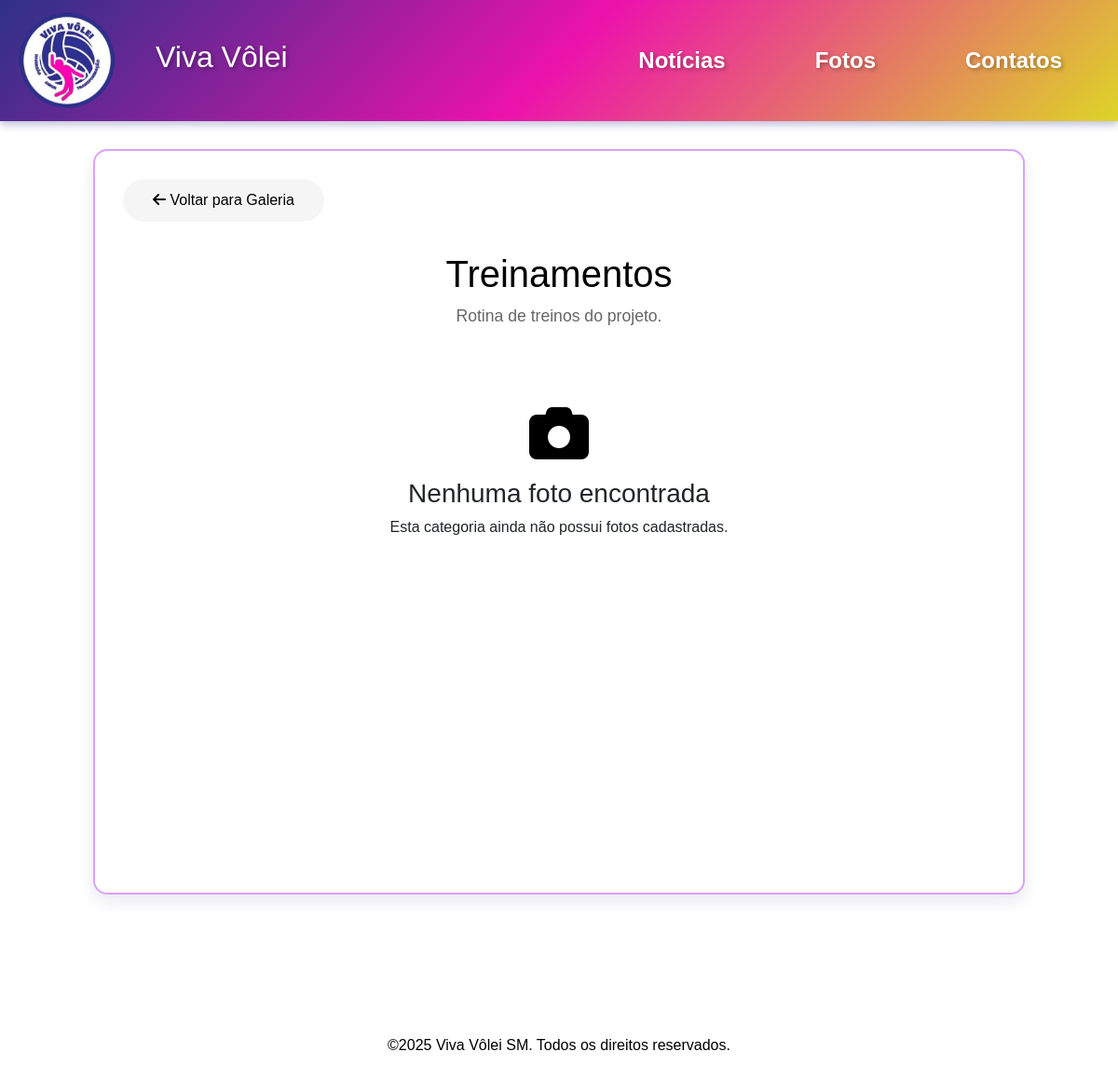
The app's page /galeria-categoria.php?id=5 with its own data.
### tables this page shows
CREATE TABLE `categorias_fotos` (
  `id` int NOT NULL AUTO_INCREMENT,
  `nome` varchar(100) NOT NULL,
  `slug` varchar(100) NOT NULL,
  `descricao` text,
  `imagem_capa` varchar(255) DEFAULT NULL,
  `created_at` timestamp NOT NULL DEFAULT CURRENT_TIMESTAMP,
  `updated_at` timestamp NOT NULL DEFAULT CURRENT_TIMESTAMP ON UPDATE CURRENT_TIMESTAMP,
  PRIMARY KEY (`id`),
  UNIQUE KEY `slug` (`slug`)
);

### src/ConexaoMysql.php (called while the page is built, shortened)
<?php
class ConexaoMysql {
    protected $mysqli;
    protected $server = '127.0.0.1';
    protected $user = 'root';
    protected $pass = '';
    protected $dataBase = 'viva';
    public function Conectar(){
        $this->mysqli = new mysqli($this->server, $this->user, $this->pass, $this->dataBase);
        $this->mysqli->set_charset('utf8');
    }
    public function Consultar($sql){
        try {
            if ($result = $this->mysqli->query($sql)){
                return $result;
            } else {
                $this->total = 0;
                return null;
            }
        } catch (Exception $exc) {
            $this->Desconectar();
        }
    }
 public function Desconectar(){
    if ($this->mysqli instanceof mysqli && !is_null($this->mysqli)) {
        $this->mysqli = null;
    }
}
}

### galeria-categoria.php (the view, shortened to what this page needs)
<?php
$categoria_id = intval($_GET['id']);
require_once 'src/ConexaoMysql.php';
$con = new ConexaoMysql();
$con->Conectar();
$sqlCategoria = "SELECT * FROM categorias_fotos WHERE id = '$categoria_id'";
$resultadoCategoria = $con->Consultar($sqlCategoria);
$categoria = $resultadoCategoria->fetch_assoc();
$sql = "SELECT * FROM fotos WHERE categoria_id = '$categoria_id' ORDER BY created_at DESC";
$resultado = $con->Consultar($sql);
?>
<!DOCTYPE html>
<html lang="pt-br">
<head>
    <link href="https://cdn.jsdelivr.net/npm/bootstrap@5.3.0/dist/css/bootstrap.min.css" rel="stylesheet">
    <link rel="stylesheet" href="https://cdnjs.cloudflare.com/ajax/libs/font-awesome/6.0.0-beta3/css/all.min.css">
    <link rel="stylesheet" href="css/fotos.css">
</head>
<body>
    <nav class="navbar navbar-expand-lg navbar-light">
        <div class="container-fluid">
            <img src="src/img/369951376_309555475108077_7449468456577851380_n-removebg-preview.png" alt="Logo" class="img-fluid logo" id="logo">
             <a class="navbar-brand d-flex align-items-center" href="viva.php">
                <h2>Viva Vôlei</h2>
            </a>
            <div class="collapse navbar-collapse justify-content-end" id="navbarNav">
                <ul class="navbar-nav">
                    <li class="nav-item"><a class="nav-link" href="noticias.php">Notícias</a></li>
                    <li class="nav-item"><a class="nav-link" href="fotos.php">Fotos</a></li>
                    <li class="nav-item"><a class="nav-link" href="contatos.php">Contatos</a></li>
                </ul>
            </div>
        </div>
    </nav>
    <div class="container-principal">
        <div class="conteudo-centralizado">
            <a href="fotos.php" class="btn-voltar">
                <i class="fas fa-arrow-left"></i> Voltar para Galeria
            </a>
            <div class="categoria-header">
                <h2><?php echo htmlspecialchars($categoria['nome']); ?></h2>
                <p><?php echo htmlspecialchars($categoria['descricao']); ?></p>
            </div>
            <?php if ($resultado && $resultado->num_rows > 0): ?>
                <div class="galeria-fotos">
                    <?php while ($foto = $resultado->fetch_assoc()): ?>
                        <div class="foto-item" style="position: relative;">
                            <?php if (isset($_SESSION['cpf'])): ?>
                                <div class="foto-admin" style="position: absolute; top: 10px; right: 10px; opacity: 0; transition: opacity 0.3s; z-index: 10;">
                                    <a href="foto-delete.php?id=<?php echo $foto['id']; ?>&categoria_id=<?php echo $categoria_id; ?>"
                                       class="btn btn-sm btn-danger"
                                       onclick="return confirm('Tem certeza que deseja excluir esta foto?');"
                                       title="Excluir foto">
                                        <i class="fas fa-trash"></i>
                                    </a>
                                </div>
                            <?php endif; ?>
                            <div onclick="mostrarFoto('<?php echo htmlspecialchars($foto['caminho']); ?>', '<?php echo htmlspecialchars($foto['titulo']); ?>', '<?php echo htmlspecialchars($foto['descricao']); ?>')"
                                 data-bs-toggle="modal" data-bs-target="#modalFoto" style="cursor: pointer;">
                                <?php if (file_exists($foto['caminho'])): ?>
                                    <img src="<?php echo htmlspecialchars($foto['caminho']); ?>"
                                         alt="<?php echo htmlspecialchars($foto['titulo']); ?>">
                                <?php else: ?>
                                    <img src="src/img/default.jpg" alt="Imagem não encontrada">
                                <?php endif; ?>
                            </div>
                        </div>
                    <?php endwhile; ?>
                </div>
            <?php else: ?>
                <div class="sem-fotos">
                    <i class="fas fa-camera"></i>
                    <h3>Nenhuma foto encontrada</h3>
                    <p>Esta categoria ainda não possui fotos cadastradas.</p>
                </div>
            <?php endif; ?>
        </div>
    </div>
    <footer class="footer">
        <div class="container">
                <p>&copy;2025 Viva Vôlei SM. Todos os direitos reservados.</p>
        </div>
    </footer>
</body>
</html>

### css/fotos.css (style rules this page uses)
* { margin: 0; padding: 0; box-sizing: border-box; font-family:'Lucida Sans', 'Lucida Sans Regular', 'Lucida Grande', 'Lucida Sans Unicode', Geneva, Verdana, sans-serif; }
body { background: white }
.logo { max-height: 110px; margin-top: -15px; margin-bottom: -15px; margin-left: 5px; }
.navbar { box-shadow: 0 4px 8px rgba(46, 49, 137, 0.3); height: 130px; background: linear-gradient(135deg, #2e3189 0%, #ec12ac 50%, #ddd526 100%); color: white; position: relative; }
.navbar::before { content: ''; position: absolute; top: 0; left: 0; right: 0; bottom: 0; background: linear-gradient(135deg, #2e3189 0%, rgba(236, 18, 172, 0.9) 50%, rgba(221, 213, 38, 0.9) 100%); z-index: 1; }
.navbar > * { position: relative; z-index: 2; }
.navbar a { position: relative; color: white; text-decoration: none; font-weight: 600; margin-left: 40px; margin-right: 40px; text-shadow: 2px 2px 4px rgba(0, 0, 0, 0.3); transition: all 0.3s ease; }
.navbar a::before { content: ''; position: absolute; top: 100%; left: 0; width: 0; height: 3px; background: linear-gradient(90deg, #f9fb00, #ec12ac); transition: width 0.3s ease; border-radius: 2px; }
.navbar-nav { text-align: center; }
.navbar-nav .nav-link { padding: 10px 20px; font-size: 24px; }
.container-principal { display: flex; justify-content: center; min-height: 100vh; width: 100%; margin-top: 30px; }
.conteudo-centralizado { background: white; width: 100%; max-width: 1000px; padding: 30px; border-radius: 15px; box-shadow: 0 8px 16px rgba(46, 49, 137, 0.1); border: 2px solid rgba(163, 18, 236, 0.392); }
.footer { color: whitesmoke; padding: 20px 0; text-align: center; margin-top: 130px; }
.container { color: black; }

### galeria-categoria.php (style rules this page uses)
.btn-voltar { background: whitesmoke; color: black; padding: 0.7rem 2rem; border: none; border-radius: 25px; text-decoration: none; display: inline-block; margin-bottom: 2rem; transition: all 0.3s; }
.sem-fotos { text-align: center; padding: 3rem; background: white; border-radius: 15px; margin: 2rem 0; }
.sem-fotos i { font-size: 4rem; color: black; margin-bottom: 1rem; }
.categoria-header { text-align: center; margin-bottom: 2rem; }
.categoria-header h2 { color: black; font-size: 2.5rem; margin-bottom: 0.5rem; }
.categoria-header p { color: #666; font-size: 1.1rem; }

### records on screen
categorias_fotos: nome "Treinamentos", descricao "Rotina de treinos do projeto."
